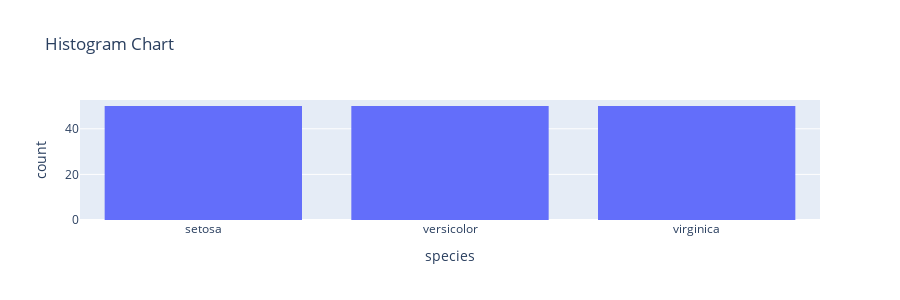

Write notebook code for a chart like this one.
### Code cell
fig = px.histogram(df_data, x='species', y='sepal_width', histfunc='count', height=300,
                    title='Histogram Chart')
fig.show()

### Figure 1 — Plotly figure (JSON) as saved in the notebook; plotly's stock layout.template omitted (floating-point values rounded to 4 significant figures; data arrays with more than 128 entries replaced by an {"elided": "..."} marker saying what was removed)
{"data": [{"alignmentgroup": "True", "bingroup": "x", "histfunc": "count", "hovertemplate": "species=%{x}<br>count=%{y}<extra></extra>", "legendgroup": "", "marker": {"color": "#636efa", "pattern": {"shape": ""}}, "name": "", "offsetgroup": "", "orientation": "v", "showlegend": false, "type": "histogram", "x": {"elided": "150 str values"}, "xaxis": "x", "y": {"elided": "150 float values"}, "yaxis": "y"}], "layout": {"barmode": "relative", "height": 300, "legend": {"tracegroupgap": 0}, "title": {"text": "Histogram Chart"}, "xaxis": {"anchor": "y", "domain": [0, 1], "title": {"text": "species"}}, "yaxis": {"anchor": "x", "domain": [0, 1], "title": {"text": "count"}}}}
